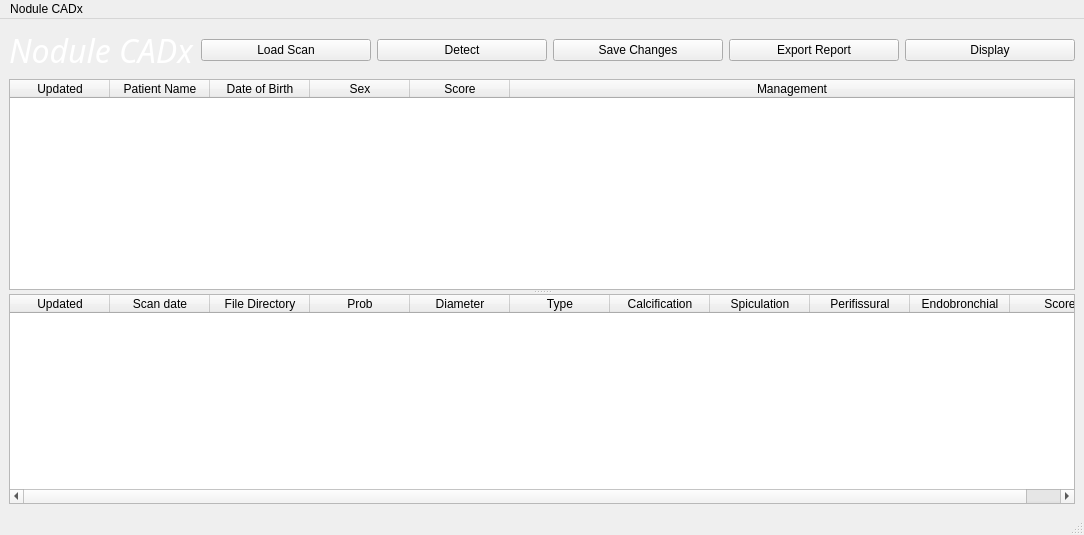
<?xml version="1.0" encoding="UTF-8"?>
<ui version="4.0">
 <class>MainWindow</class>
 <widget class="QMainWindow" name="MainWindow">
  <property name="geometry">
   <rect>
    <x>0</x>
    <y>0</y>
    <width>1084</width>
    <height>535</height>
   </rect>
  </property>
  <property name="focusPolicy">
   <enum>Qt::NoFocus</enum>
  </property>
  <property name="windowTitle">
   <string>Nodule CADx</string>
  </property>
  <widget class="QWidget" name="centralwidget">
   <layout class="QGridLayout" name="gridLayout">
    <item row="1" column="0" colspan="6">
     <widget class="QSplitter" name="splitter">
      <property name="orientation">
       <enum>Qt::Vertical</enum>
      </property>
      <widget class="QTreeWidget" name="treeWidget">
       <property name="focusPolicy">
        <enum>Qt::NoFocus</enum>
       </property>
       <property name="showDropIndicator" stdset="0">
        <bool>true</bool>
       </property>
       <property name="autoExpandDelay">
        <number>-1</number>
       </property>
       <property name="indentation">
        <number>20</number>
       </property>
       <property name="rootIsDecorated">
        <bool>false</bool>
       </property>
       <property name="uniformRowHeights">
        <bool>true</bool>
       </property>
       <property name="itemsExpandable">
        <bool>true</bool>
       </property>
       <property name="sortingEnabled">
        <bool>false</bool>
       </property>
       <property name="animated">
        <bool>true</bool>
       </property>
       <property name="wordWrap">
        <bool>true</bool>
       </property>
       <attribute name="headerVisible">
        <bool>true</bool>
       </attribute>
       <attribute name="headerCascadingSectionResizes">
        <bool>false</bool>
       </attribute>
       <attribute name="headerShowSortIndicator" stdset="0">
        <bool>false</bool>
       </attribute>
       <attribute name="headerStretchLastSection">
        <bool>true</bool>
       </attribute>
       <column>
        <property name="text">
         <string>Updated</string>
        </property>
        <property name="textAlignment">
         <set>AlignCenter</set>
        </property>
       </column>
       <column>
        <property name="text">
         <string>Patient Name</string>
        </property>
        <property name="textAlignment">
         <set>AlignCenter</set>
        </property>
       </column>
       <column>
        <property name="text">
         <string>Date of Birth</string>
        </property>
        <property name="textAlignment">
         <set>AlignCenter</set>
        </property>
       </column>
       <column>
        <property name="text">
         <string>Sex</string>
        </property>
        <property name="textAlignment">
         <set>AlignCenter</set>
        </property>
       </column>
       <column>
        <property name="text">
         <string>Score</string>
        </property>
        <property name="textAlignment">
         <set>AlignCenter</set>
        </property>
       </column>
       <column>
        <property name="text">
         <string>Management</string>
        </property>
        <property name="textAlignment">
         <set>AlignCenter</set>
        </property>
       </column>
      </widget>
      <widget class="QTreeWidget" name="noduletreeWidget">
       <property name="focusPolicy">
        <enum>Qt::NoFocus</enum>
       </property>
       <property name="showDropIndicator" stdset="0">
        <bool>true</bool>
       </property>
       <property name="autoExpandDelay">
        <number>-1</number>
       </property>
       <property name="indentation">
        <number>20</number>
       </property>
       <property name="rootIsDecorated">
        <bool>true</bool>
       </property>
       <property name="uniformRowHeights">
        <bool>true</bool>
       </property>
       <property name="itemsExpandable">
        <bool>true</bool>
       </property>
       <property name="sortingEnabled">
        <bool>false</bool>
       </property>
       <property name="animated">
        <bool>true</bool>
       </property>
       <property name="wordWrap">
        <bool>true</bool>
       </property>
       <attribute name="headerVisible">
        <bool>true</bool>
       </attribute>
       <attribute name="headerCascadingSectionResizes">
        <bool>false</bool>
       </attribute>
       <attribute name="headerShowSortIndicator" stdset="0">
        <bool>false</bool>
       </attribute>
       <attribute name="headerStretchLastSection">
        <bool>true</bool>
       </attribute>
       <column>
        <property name="text">
         <string>Updated</string>
        </property>
        <property name="textAlignment">
         <set>AlignCenter</set>
        </property>
       </column>
       <column>
        <property name="text">
         <string>Scan date</string>
        </property>
        <property name="textAlignment">
         <set>AlignCenter</set>
        </property>
       </column>
       <column>
        <property name="text">
         <string>File Directory</string>
        </property>
        <property name="textAlignment">
         <set>AlignCenter</set>
        </property>
       </column>
       <column>
        <property name="text">
         <string>Prob</string>
        </property>
        <property name="textAlignment">
         <set>AlignCenter</set>
        </property>
       </column>
       <column>
        <property name="text">
         <string>Diameter</string>
        </property>
        <property name="textAlignment">
         <set>AlignCenter</set>
        </property>
       </column>
       <column>
        <property name="text">
         <string>Type</string>
        </property>
        <property name="textAlignment">
         <set>AlignCenter</set>
        </property>
       </column>
       <column>
        <property name="text">
         <string>Calcification</string>
        </property>
        <property name="textAlignment">
         <set>AlignCenter</set>
        </property>
       </column>
       <column>
        <property name="text">
         <string>Spiculation</string>
        </property>
        <property name="textAlignment">
         <set>AlignCenter</set>
        </property>
       </column>
       <column>
        <property name="text">
         <string>Perifissural</string>
        </property>
        <property name="textAlignment">
         <set>AlignCenter</set>
        </property>
       </column>
       <column>
        <property name="text">
         <string>Endobronchial</string>
        </property>
        <property name="textAlignment">
         <set>AlignCenter</set>
        </property>
       </column>
       <column>
        <property name="text">
         <string>Score</string>
        </property>
        <property name="textAlignment">
         <set>AlignCenter</set>
        </property>
       </column>
      </widget>
     </widget>
    </item>
    <item row="0" column="0">
     <widget class="QLabel" name="label_5">
      <property name="font">
       <font>
        <family>Apple Chancery</family>
        <pointsize>24</pointsize>
        <weight>50</weight>
        <italic>true</italic>
        <bold>false</bold>
       </font>
      </property>
      <property name="styleSheet">
       <string notr="true">color:white;
font: italic 24pt &quot;Apple Chancery&quot;;
/*font: italic 24pt &quot;Zapfino&quot;;*/

</string>
      </property>
      <property name="text">
       <string>Nodule CADx</string>
      </property>
     </widget>
    </item>
    <item row="0" column="2">
     <widget class="QPushButton" name="detectButton">
      <property name="focusPolicy">
       <enum>Qt::NoFocus</enum>
      </property>
      <property name="text">
       <string>Detect</string>
      </property>
     </widget>
    </item>
    <item row="0" column="4">
     <widget class="QPushButton" name="reportButton">
      <property name="focusPolicy">
       <enum>Qt::NoFocus</enum>
      </property>
      <property name="text">
       <string>Export Report</string>
      </property>
     </widget>
    </item>
    <item row="0" column="5">
     <widget class="QPushButton" name="displayButton">
      <property name="focusPolicy">
       <enum>Qt::NoFocus</enum>
      </property>
      <property name="text">
       <string>Display</string>
      </property>
     </widget>
    </item>
    <item row="0" column="1">
     <widget class="QPushButton" name="loadscanButton">
      <property name="focusPolicy">
       <enum>Qt::NoFocus</enum>
      </property>
      <property name="text">
       <string>Load Scan</string>
      </property>
     </widget>
    </item>
    <item row="0" column="3">
     <widget class="QPushButton" name="savechangesButton">
      <property name="text">
       <string>Save Changes</string>
      </property>
     </widget>
    </item>
   </layout>
  </widget>
  <widget class="QMenuBar" name="menubar">
   <property name="geometry">
    <rect>
     <x>0</x>
     <y>0</y>
     <width>1084</width>
     <height>22</height>
    </rect>
   </property>
   <property name="focusPolicy">
    <enum>Qt::NoFocus</enum>
   </property>
   <widget class="QMenu" name="menuNodule_CADx">
    <property name="title">
     <string>Nodule CADx</string>
    </property>
    <addaction name="actionPreferences"/>
   </widget>
   <addaction name="menuNodule_CADx"/>
  </widget>
  <widget class="QStatusBar" name="statusbar"/>
  <action name="actionPreferences">
   <property name="text">
    <string>Preferences</string>
   </property>
  </action>
  <action name="action22213123">
   <property name="text">
    <string>File</string>
   </property>
  </action>
 </widget>
 <resources/>
 <connections/>
</ui>
